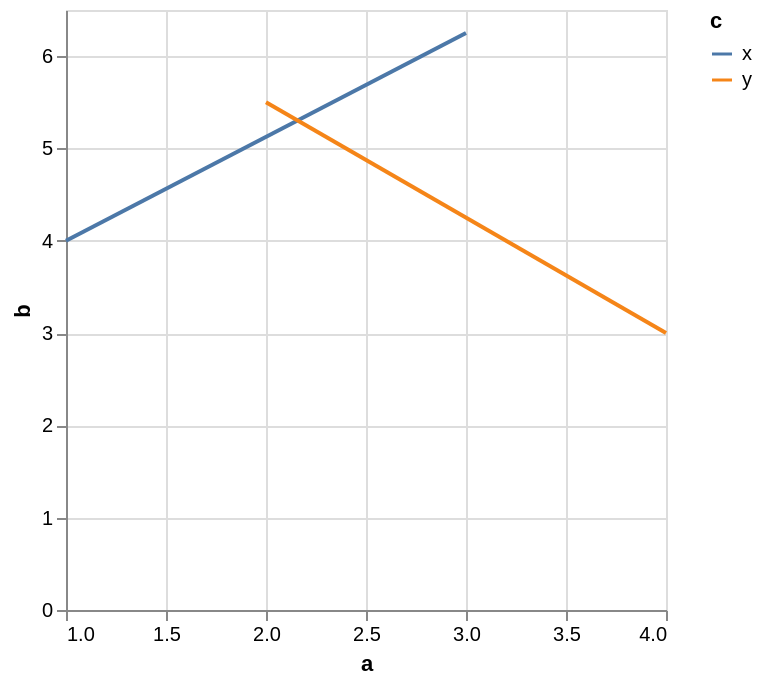

Source (Vega-Lite JSON):
### Vega-Lite specification from a JSON file in a GitHub repository (floating-point values rounded to 4 significant figures)
{"$schema": "https://vega.github.io/schema/vega-lite/v6.4.1.json", "config": {"view": {"continuousHeight": 300, "continuousWidth": 300}}, "data": {"name": "data-aec22b5641fce54c6a1b0f41e0a05405"}, "datasets": {"data-aec22b5641fce54c6a1b0f41e0a05405": [{"a": 1, "b": 4.0, "c": "x", "t": "2026-01-01T00:00:00"}, {"a": 2, "b": 5.5, "c": "y", "t": "2026-01-02T00:00:00"}, {"a": 3, "b": 6.25, "c": "x", "t": "2026-01-03T00:00:00"}, {"a": 4, "b": 3.0, "c": "y", "t": "2026-01-04T00:00:00"}]}, "encoding": {"color": {"field": "c", "type": "nominal"}, "opacity": {"condition": {"param": "param_ec55636add7e7919", "value": 1}, "value": 0.2}, "x": {"field": "a", "type": "quantitative"}, "y": {"field": "b", "type": "quantitative"}}, "mark": {"type": "line"}, "params": [{"bind": "legend", "name": "param_ec55636add7e7919", "select": {"fields": ["c"], "type": "point"}}]}
